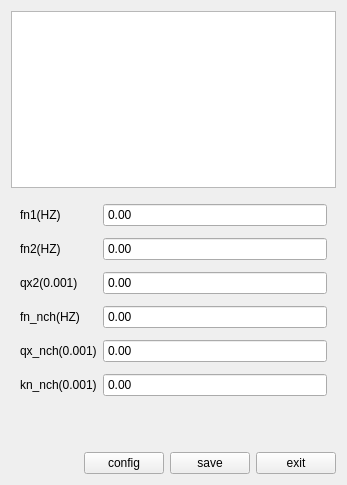
<?xml version="1.0" encoding="UTF-8"?>
<ui version="4.0">
 <class>IIRFilter</class>
 <widget class="QWidget" name="IIRFilter">
  <property name="geometry">
   <rect>
    <x>0</x>
    <y>0</y>
    <width>347</width>
    <height>485</height>
   </rect>
  </property>
  <property name="windowTitle">
   <string>Form</string>
  </property>
  <layout class="QVBoxLayout" name="verticalLayout" stretch="1,1,0,0">
   <item>
    <widget class="QGraphicsView" name="graphicsView"/>
   </item>
   <item>
    <widget class="QWidget" name="widget" native="true">
     <property name="minimumSize">
      <size>
       <width>0</width>
       <height>0</height>
      </size>
     </property>
     <layout class="QFormLayout" name="formLayout">
      <property name="verticalSpacing">
       <number>10</number>
      </property>
      <item row="0" column="0">
       <widget class="QLabel" name="label_fn1">
        <property name="text">
         <string>fn1(HZ)</string>
        </property>
       </widget>
      </item>
      <item row="0" column="1">
       <widget class="QDoubleSpinBox" name="doubleSpinBox_fn1">
        <property name="minimumSize">
         <size>
          <width>0</width>
          <height>24</height>
         </size>
        </property>
        <property name="buttonSymbols">
         <enum>QAbstractSpinBox::NoButtons</enum>
        </property>
        <property name="keyboardTracking">
         <bool>true</bool>
        </property>
        <property name="minimum">
         <double>-2147483648.000000000000000</double>
        </property>
        <property name="maximum">
         <double>2147483647.000000000000000</double>
        </property>
       </widget>
      </item>
      <item row="1" column="0">
       <widget class="QLabel" name="label_fn2">
        <property name="text">
         <string>fn2(HZ)</string>
        </property>
       </widget>
      </item>
      <item row="1" column="1">
       <widget class="QDoubleSpinBox" name="doubleSpinBox_fn2">
        <property name="minimumSize">
         <size>
          <width>0</width>
          <height>24</height>
         </size>
        </property>
        <property name="buttonSymbols">
         <enum>QAbstractSpinBox::NoButtons</enum>
        </property>
        <property name="keyboardTracking">
         <bool>true</bool>
        </property>
        <property name="minimum">
         <double>-2147483648.000000000000000</double>
        </property>
        <property name="maximum">
         <double>2147483647.000000000000000</double>
        </property>
       </widget>
      </item>
      <item row="2" column="0">
       <widget class="QLabel" name="label_qx2">
        <property name="text">
         <string>qx2(0.001)</string>
        </property>
       </widget>
      </item>
      <item row="2" column="1">
       <widget class="QDoubleSpinBox" name="doubleSpinBox_qx2">
        <property name="minimumSize">
         <size>
          <width>0</width>
          <height>24</height>
         </size>
        </property>
        <property name="buttonSymbols">
         <enum>QAbstractSpinBox::NoButtons</enum>
        </property>
        <property name="keyboardTracking">
         <bool>true</bool>
        </property>
        <property name="minimum">
         <double>-2147483648.000000000000000</double>
        </property>
        <property name="maximum">
         <double>2147483647.000000000000000</double>
        </property>
       </widget>
      </item>
      <item row="3" column="0">
       <widget class="QLabel" name="label_fn_nch">
        <property name="text">
         <string>fn_nch(HZ)</string>
        </property>
       </widget>
      </item>
      <item row="3" column="1">
       <widget class="QDoubleSpinBox" name="doubleSpinBox_fn_nch">
        <property name="minimumSize">
         <size>
          <width>0</width>
          <height>24</height>
         </size>
        </property>
        <property name="buttonSymbols">
         <enum>QAbstractSpinBox::NoButtons</enum>
        </property>
        <property name="keyboardTracking">
         <bool>true</bool>
        </property>
        <property name="minimum">
         <double>-2147483648.000000000000000</double>
        </property>
        <property name="maximum">
         <double>2147483647.000000000000000</double>
        </property>
       </widget>
      </item>
      <item row="4" column="0">
       <widget class="QLabel" name="label_qx_nch">
        <property name="text">
         <string>qx_nch(0.001)</string>
        </property>
       </widget>
      </item>
      <item row="4" column="1">
       <widget class="QDoubleSpinBox" name="doubleSpinBox_qx_nch">
        <property name="minimumSize">
         <size>
          <width>0</width>
          <height>24</height>
         </size>
        </property>
        <property name="buttonSymbols">
         <enum>QAbstractSpinBox::NoButtons</enum>
        </property>
        <property name="keyboardTracking">
         <bool>true</bool>
        </property>
        <property name="minimum">
         <double>-2147483648.000000000000000</double>
        </property>
        <property name="maximum">
         <double>2147483647.000000000000000</double>
        </property>
       </widget>
      </item>
      <item row="5" column="0">
       <widget class="QLabel" name="label_kn_nch">
        <property name="text">
         <string>kn_nch(0.001)</string>
        </property>
       </widget>
      </item>
      <item row="5" column="1">
       <widget class="QDoubleSpinBox" name="doubleSpinBox_kn_nch">
        <property name="minimumSize">
         <size>
          <width>0</width>
          <height>24</height>
         </size>
        </property>
        <property name="buttonSymbols">
         <enum>QAbstractSpinBox::NoButtons</enum>
        </property>
        <property name="keyboardTracking">
         <bool>true</bool>
        </property>
        <property name="minimum">
         <double>-2147483648.000000000000000</double>
        </property>
        <property name="maximum">
         <double>2147483647.000000000000000</double>
        </property>
       </widget>
      </item>
     </layout>
    </widget>
   </item>
   <item>
    <spacer name="verticalSpacer">
     <property name="orientation">
      <enum>Qt::Vertical</enum>
     </property>
     <property name="sizeHint" stdset="0">
      <size>
       <width>20</width>
       <height>40</height>
      </size>
     </property>
    </spacer>
   </item>
   <item>
    <layout class="QHBoxLayout" name="horizontalLayout">
     <item>
      <spacer name="horizontalSpacer">
       <property name="orientation">
        <enum>Qt::Horizontal</enum>
       </property>
       <property name="sizeHint" stdset="0">
        <size>
         <width>40</width>
         <height>20</height>
        </size>
       </property>
      </spacer>
     </item>
     <item>
      <widget class="QPushButton" name="btn_config">
       <property name="text">
        <string>config</string>
       </property>
      </widget>
     </item>
     <item>
      <widget class="QPushButton" name="btn_save">
       <property name="text">
        <string>save</string>
       </property>
      </widget>
     </item>
     <item>
      <widget class="QPushButton" name="btn_exit">
       <property name="text">
        <string>exit</string>
       </property>
      </widget>
     </item>
    </layout>
   </item>
  </layout>
 </widget>
 <resources/>
 <connections/>
</ui>
